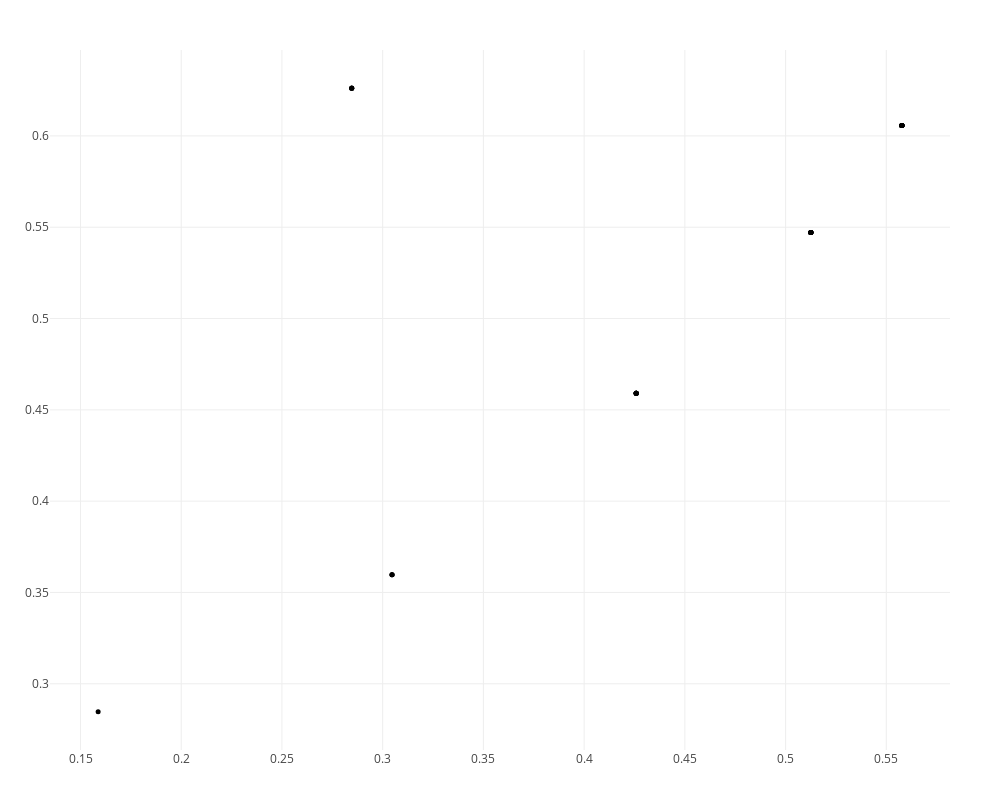

Write notebook code for a chart like this one.
### Markdown cell above
Here we can see a couple of most persistent features, We don't see all of it but only the most persistent ones and we can see that although the $100^{th}$ class is the last one, however the last most persistent one is the $98^{th}$ class.

### Code cell
plotpersistencediagram_pjs(PH,dim=1)

### Figure 1 — Plotly figure (JSON) as saved in the notebook; plotly's stock layout.template omitted (floating-point values rounded to 4 significant figures)
{"data": [{"hoverinfo": "x+y+text", "marker": {"color": "black", "size": 5}, "mode": "markers", "text": ["class/size  1/4, 2/4, 9/4, 10/4, 11/4, 13/4, 14/4, 15/4, 17/4, 18/4, 20/4, 23/4", "class/size  3/4, 32/6, 33/6, 34/6, 35/6, 36/6, 37/6, 38/6", "class/size  4/4, 5/4, 40/6, 43/6, 44/6", "class/size  6/4", "class/size  7/4, 56/8, 57/9, 58/8, 59/8, 61/8, 62/8, 63/8", "class/size  8/4", "class/size  12/4, 16/4, 19/4, 21/4, 22/4, 24/4, 25/4", "class/size  26/4, 27/4, 28/4", "class/size  29/7, 30/6, 31/6", "class/size  39/6, 41/6, 42/6", "class/size  45/6", "class/size  46/6", "class/size  47/9", "class/size  48/8", "class/size  49/8, 50/8, 52/8, 53/8, 54/8", "class/size  51/8, 55/8", "class/size  60/8", "class/size  64/8", "class/size  65/8", "class/size  66/8", "class/size  67/11, 68/10", "class/size  69/10", "class/size  70/10", "class/size  71/10, 72/10, 73/10, 74/10, 75/10, 79/10", "class/size  76/10", "class/size  77/10", "class/size  78/10", "class/size  80/10, 86/11", "class/size  81/10, 83/10", "class/size  82/10, 84/10, 85/10", "class/size  87/10", "class/size  88/10", "class/size  89/11, 90/11", "class/size  91/20, 92/20, 93/20, 94/20", "class/size  95/36", "class/size  96/20, 97/22, 99/20", "class/size  98/24, 100/26"], "textfont": {"family": "Raleway, sans-serif"}, "textposition": "top center", "type": "scatter", "x": [0.3046, 0.4258, 0.4258, 0.4258, 0.5125, 0.5125, 0.3046, 0.3046, 0.4258, 0.4258, 0.4258, 0.4258, 0.5125, 0.5125, 0.5125, 0.5125, 0.5125, 0.5125, 0.5125, 0.5125, 0.5577, 0.5577, 0.5577, 0.5577, 0.5577, 0.5577, 0.5577, 0.5577, 0.5577, 0.5577, 0.5577, 0.5577, 0.1587, 0.2846, 0.2846, 0.2846, 0.2846], "y": [0.3597, 0.4591, 0.4591, 0.4591, 0.5471, 0.5471, 0.3597, 0.3597, 0.4591, 0.4591, 0.4591, 0.4591, 0.5471, 0.5471, 0.5471, 0.5471, 0.5471, 0.5471, 0.5471, 0.5471, 0.6057, 0.6057, 0.6057, 0.6057, 0.6057, 0.6057, 0.6057, 0.6057, 0.6057, 0.6057, 0.6057, 0.6057, 0.2846, 0.6262, 0.6262, 0.6262, 0.6262]}, {"hoverinfo": "x+text", "marker": {"color": "red", "size": 6}, "mode": "markers", "text": [], "textfont": {"family": "Raleway, sans-serif"}, "textposition": "top center", "type": "scatter", "x": [], "y": []}], "layout": {"height": 800, "hovermode": "closest", "margin": {"b": 50, "l": 50, "r": 50, "t": 50}, "scene": {"aspectmode": "manual", "aspectratio": {"x": 1, "y": 0.856}}, "showlegend": false, "width": 1000}}
